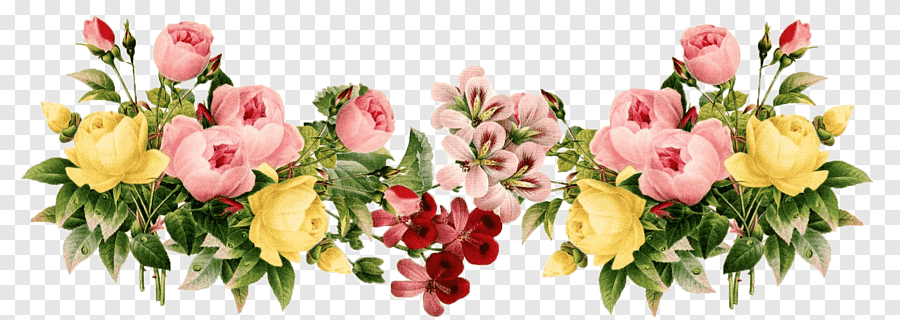
//> input picture OoenCVProject1/Resources/flower.png, 900 x 320 px
$ ./chapter2   (built with g++ and OpenCV 4)
//> lines starting //> are read from the running program, lines starting //| are printed output that depends on the picture; after the words box and inside, x2 and y2 are one past the last pixel; in counts of white or black regions, pixels touching at a corner belong together
#include <opencv2/imgcodecs.hpp>
#include <opencv2/highgui.hpp>
#include <opencv2/imgproc.hpp>
#include <iostream>

using namespace cv;
using namespace std;
using namespace cv;
using namespace std;

//////// Basic Functions ////////

void main() {

	string path = "Resources/flower.png";
	Mat img = imread(path);
//> img is the input picture: 320 rows x 900 cols, CV_8UC3; mean B, G, R 169.1, 193.1, 207.8
	Mat imgGray, imgBlur, imgCanny, imgDil, imgErode;

	cvtColor(img, imgGray, COLOR_BGR2GRAY);
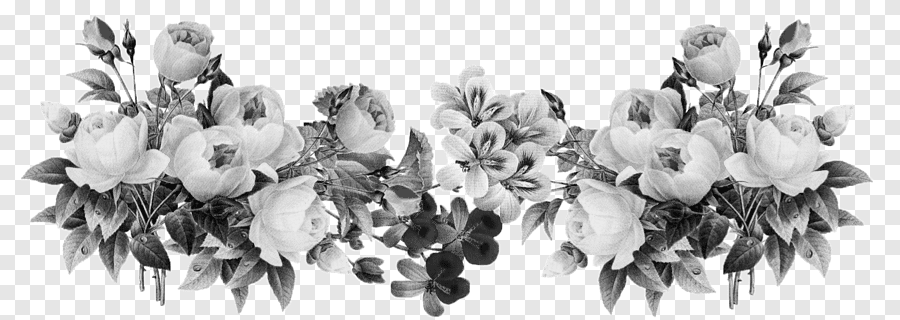
//> imgGray: 320 rows x 900 cols, CV_8UC1; min 9, max 255, mean 194.7
	GaussianBlur(img, imgBlur, Size(3, 3), 3, 0);
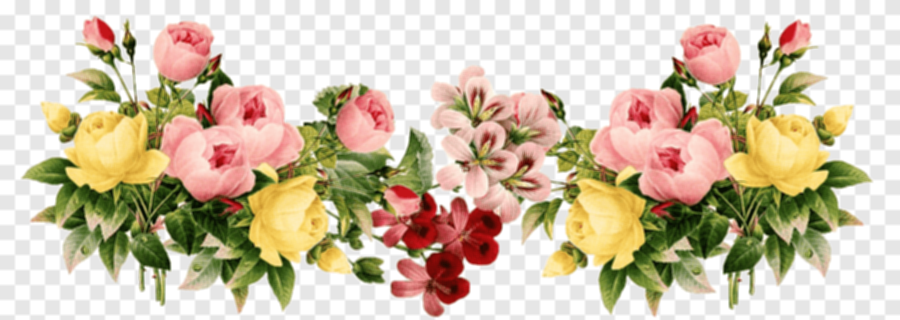
//> imgBlur: 320 rows x 900 cols, CV_8UC3; mean B, G, R 169.1, 193.1, 207.8
	Canny(imgBlur, imgCanny, 25, 75);
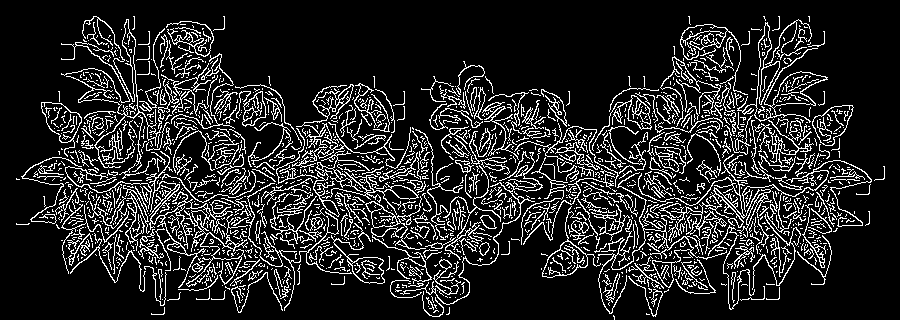
//> imgCanny: 320 rows x 900 cols, CV_8UC1; 14.9% white in thin lines or dots

	Mat kernel = getStructuringElement(MORPH_RECT, Size(3, 3));
	dilate(imgCanny, imgDil, kernel);
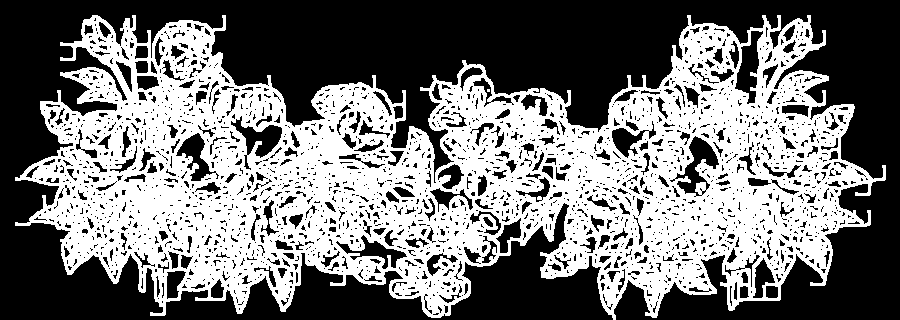
//> imgDil: 320 rows x 900 cols, CV_8UC1; 46.2% white; 2 white regions (1 under 20 px), largest, box (x1, y1, x2, y2) and area: (15, 15, 886, 320) 132930
	erode(imgDil, imgErode, kernel);
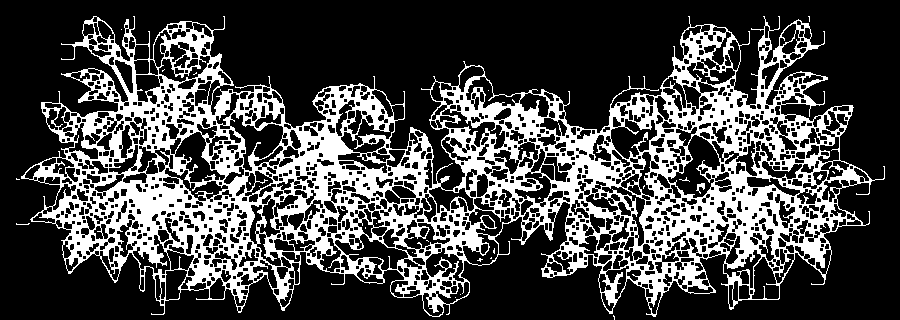
//> imgErode: 320 rows x 900 cols, CV_8UC1; 27.8% white; 30 white regions (27 under 20 px), largest, box (x1, y1, x2, y2) and area: (21, 16, 885, 317) 80020, (696, 183, 705, 194) 47, (817, 174, 823, 180) 20

	imshow("Image", img);
	imshow("Image Gray", imgGray);
	imshow("Image Blur", imgBlur);
	imshow("Image Canny", imgCanny);
	imshow("Image Dilation", imgDil);
	imshow("Image Erode", imgErode);
	waitKey(0);

}

$ run again, with OoenCVProject1/Resources/Labmates.jpg saved as OoenCVProject1/Resources/flower.png
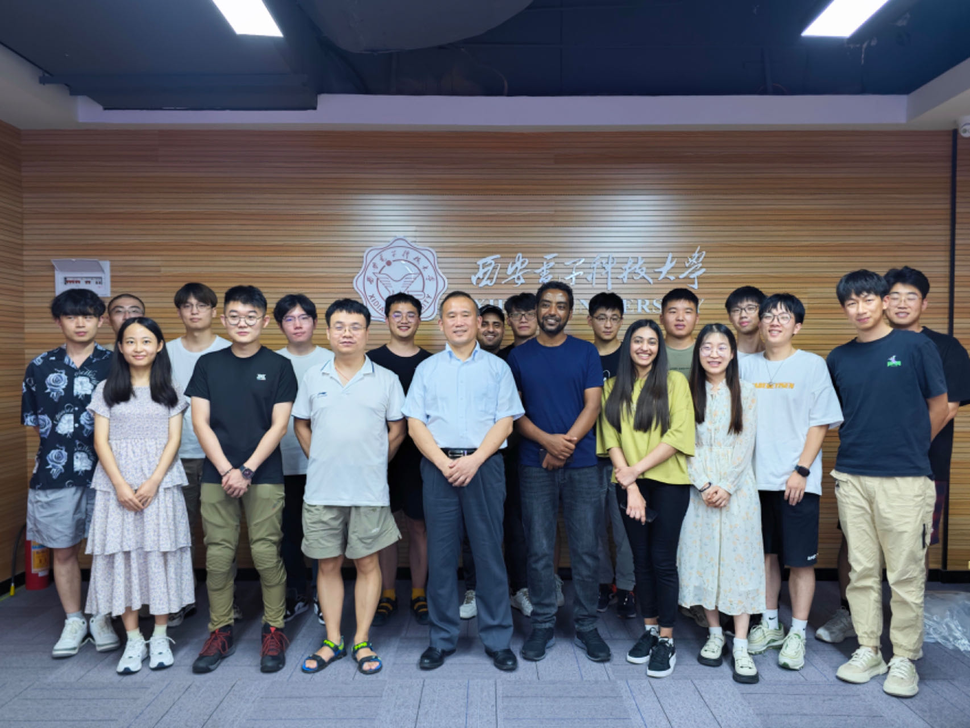
//> input picture OoenCVProject1/Resources/Labmates.jpg, 970 x 728 px, shrunk from 1706 x 1280 before the run
//> img is the input picture: 728 rows x 970 cols, CV_8UC3; mean B, G, R 111, 103.4, 102.6
//> `Canny(imgBlur, imgCanny, 25, 75);`:
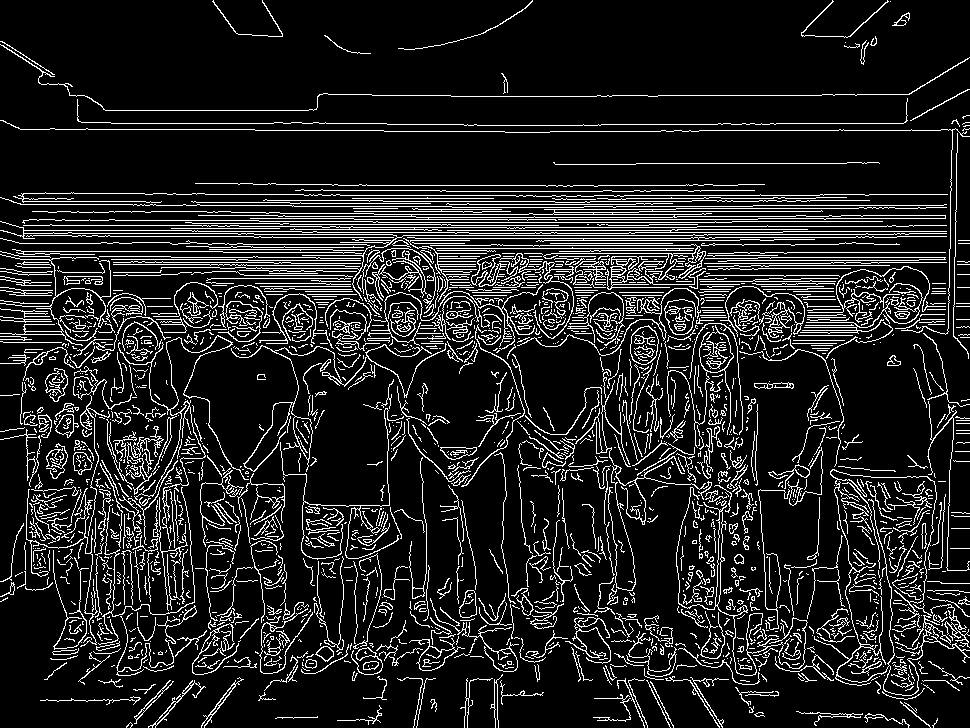
//> imgCanny: 728 rows x 970 cols, CV_8UC1; 12.7% white in thin lines or dots
//> imgDil: 728 rows x 970 cols, CV_8UC1; 38.8% white; 65 white regions (3 under 20 px), largest, box (x1, y1, x2, y2) and area: (0, 118, 970, 728) 251676, (0, 40, 970, 127) 6729, (194, 182, 766, 188) 1777
//> `erode(imgDil, imgErode, kernel);`:
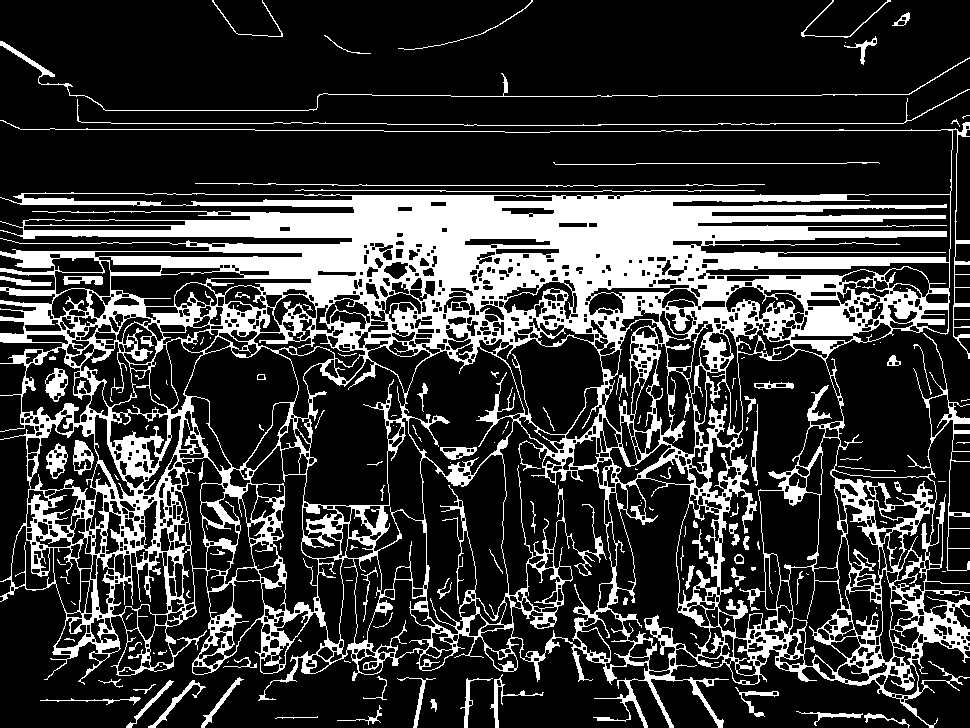
//> imgErode: 728 rows x 970 cols, CV_8UC1; 22.6% white; 161 white regions (86 under 20 px), largest, box (x1, y1, x2, y2) and area: (0, 120, 970, 728) 147447, (0, 41, 970, 111) 1407, (77, 89, 970, 126) 986
